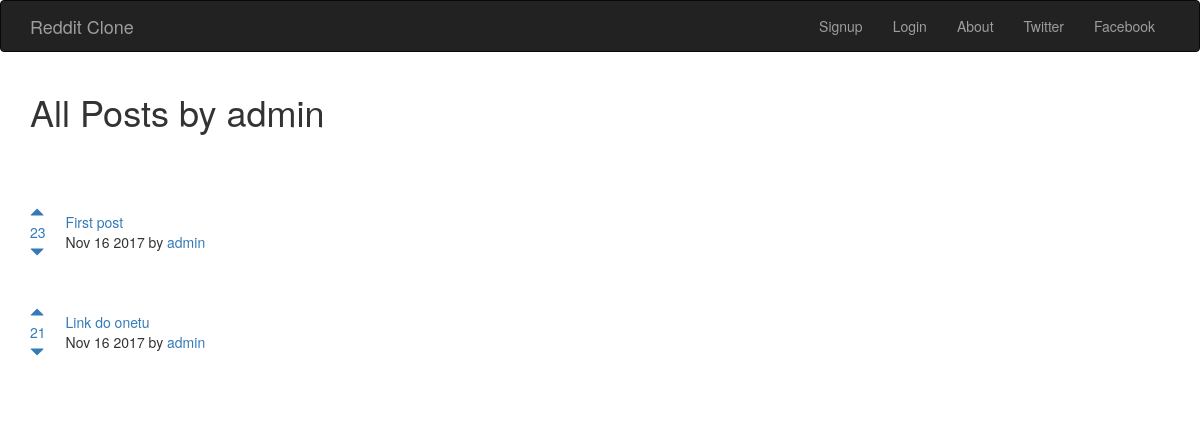
The app's page /posts/user/1 with its own data.
### posts/models.py (models this page shows)
class Post(models.Model):
	title = models.CharField(max_length=200)
	url = models.TextField()
	pub_date = models.DateTimeField()
	author = models.ForeignKey(User)
	votes_total = models.IntegerField(default=1)
	def pub_date_pretty (self):
		return self.pub_date.strftime('%b %d %Y')

### posts/views.py (the view)
# urls.py: url(r'^user/(?P<fk>[0-9]+)', views.userposts, name='userposts'),
def userposts(request, fk):
	posts = Post.objects.filter(author__id=fk).order_by('-votes_total')
	author = User.objects.get(pk=fk)
	return render(request, 'posts/userposts.html', {'posts':posts, 'author':author})

### posts/templates/posts/userposts.html (shortened to what this page needs)
{% extends 'base.html' %}
{% block content %}
<h1>All Posts by {{ author.username }}</h1>
<br />
<br />
<br />
{% for post in posts.all %}
<table>
	<tr>
	<td style="padding-right:20px;"><a href="#" onClick="document.getElementById('upvote{{ post.id }}').submit()"><span class="glyphicon glyphicon-triangle-top" aria-hidden="true"></span><a href="#" onClick="document.getElementById('downvote{{ post.id }}').submit()"><br/> {{ post.votes_total }}<br/><a href="#" onClick="document.getElementById('downvote{{ post.id }}').submit()"><span class="glyphicon glyphicon-triangle-bottom" aria-hidden="true"></span></a></td>
	<td><a href="{{ post.url }}">{{ post.title }}</a><br/>{{ post.pub_date_pretty }} by <a href="{% url 'posts:userposts' post.author.id %}">{{ post.author }}</a></td>
	</tr>
</table>
<br />
<br />
{% endfor %}
{% endblock %}

### records on screen
Post: votes_total "23", title "First post", pub_date_pretty "Nov 16 2017", author "admin"
Post: votes_total "21", title "Link do onetu", pub_date_pretty "Nov 16 2017", author "admin"

### other values on screen
{{ author.username }} "admin"
